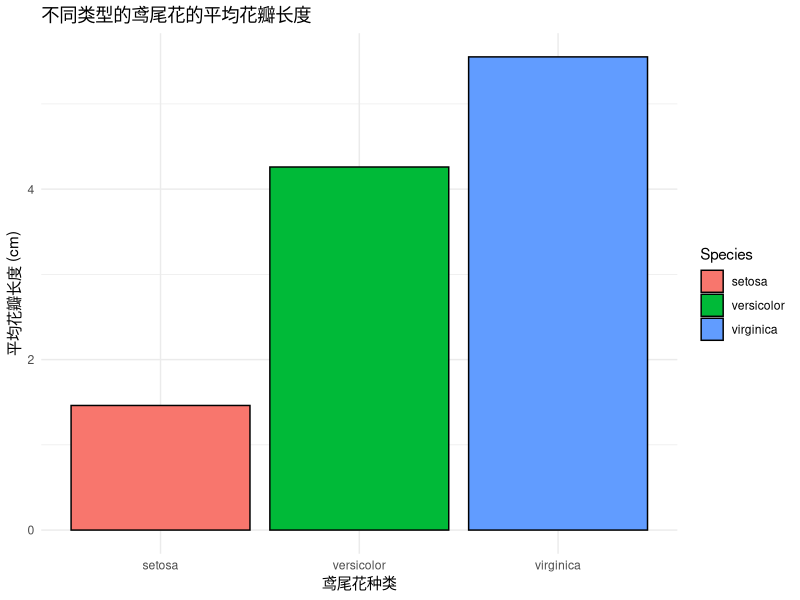

Write the R code that produced this figure.

library(ggplot2)
# 加载数据集
data("iris")

# 计算每种鸢尾花花瓣平均长度
avg_petal_length <- aggregate(Petal.Length ~ Species, data = iris, mean)

# 绘制条形图
ggplot(avg_petal_length, aes(x = Species, y = Petal.Length, fill = Species)) +
  geom_bar(stat = "identity", color = "black") +
  labs(title = "不同类型的鸢尾花的平均花瓣长度",
       x = "鸢尾花种类",
       y = "平均花瓣长度 (cm)") +
  theme_minimal()